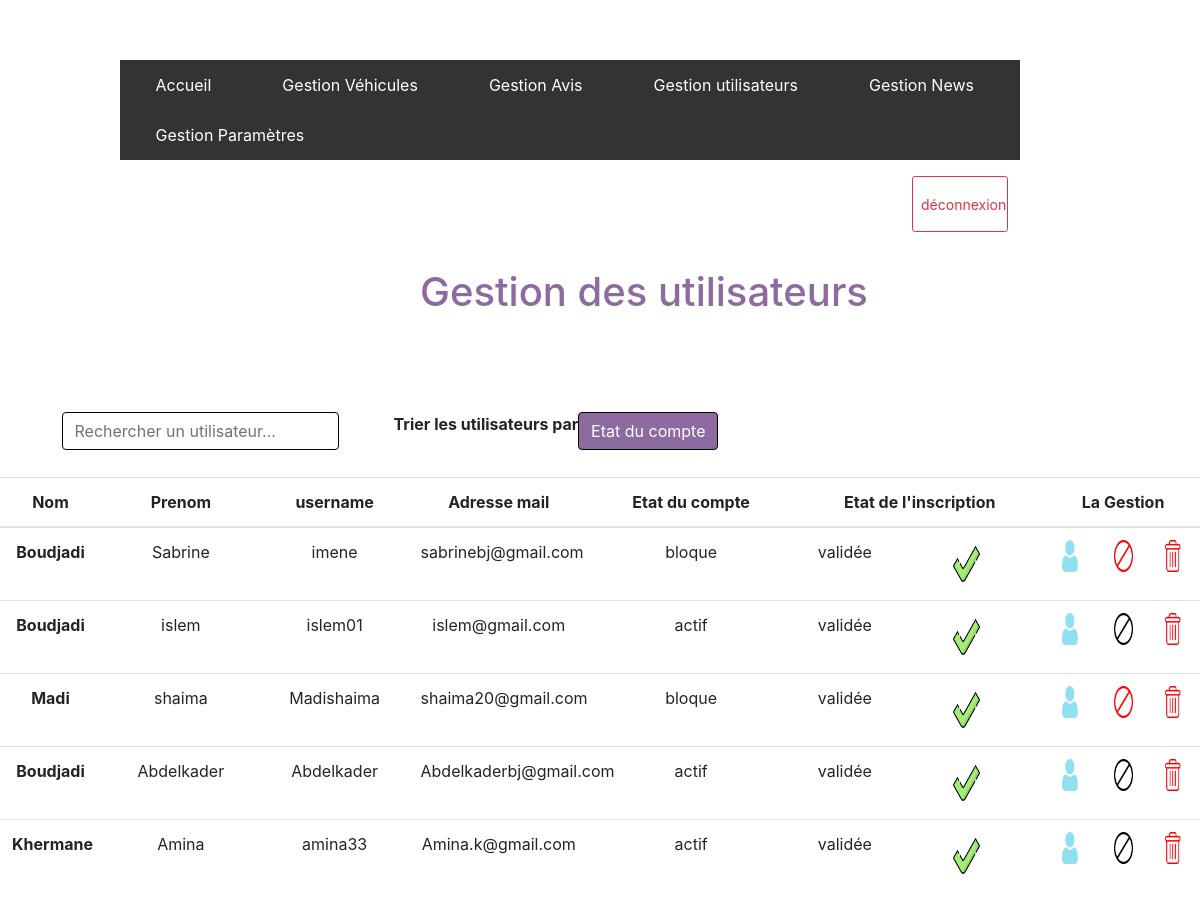
/routers/AdminGestionUser.php (signed in), run on the app's committed database.
### tables this page shows
CREATE TABLE IF NOT EXISTS User(
    idUser int primary key not null auto_increment,
    NomUser varchar(100),
    PrenomUser varchar(100),
    username varchar(100),
    Sexe enum('Feminin', 'Masculin'),
    DateNaissance date,
    Adresse_mail VARCHAR(100),
    MotDePasse VARCHAR(100),
    etat enum('user', 'admin'),
    EtatCompte enum('actif', 'bloque','supprime'),
    InscValide tinyint(1),
    Photo VARCHAR(200)
);

### Controller/AdminUserController.php (called while the page is built, shortened)
<?php
require_once('../Model/LoginModel.php');
require_once '../View/AdminUserView.php';
class AdminUserController{
    public function AfficherTableUser(){
        $LoginModel= new LoginModel();
        $users = $LoginModel ->getAllusers();
        $AdminUserView = new AdminUserView();
        $AdminUserView -> AfficherTabUsers($users);
    }
}
?>

### Model/db.php (called while the page is built, shortened)
<?php
class dbModel {
    public function request($pdo, $query) {
        $stmt = $pdo->prepare($query);
        $stmt->execute();
        return $stmt->fetchAll(PDO::FETCH_ASSOC);
    }
}
?>

### Controller/dbController.php (called while the page is built, shortened)
<?php
require_once '../Model/db.php';
class dbController {
    public function request($pdo, $query) {
        $dbModel = new dbModel();
        return $dbModel->request($pdo, $query);
    }
}
?>

### Model/LoginModel.php (called while the page is built, shortened)
<?php
require_once '../Controller/dbController.php';
class LoginModel{
    public function getAllusers(){
        try {
            $db = new dbController();
            $pdo = $db->connect();
            $users = $db-> request($pdo,"SELECT * FROM User WHERE EtatCompte !='supprime' AND etat = 'user'");
            return $users;
        }catch(Exception $e){
            echo "Erreur" ;
        }
    }
}
?>

### View/AdminUserView.php (the view, shortened to what this page needs)
<?php
require_once '../View/pageAdmin.php';
class AdminUserView extends pageAdmin{
    public function TabUsers($users){
        ?>
        <center>
        <div class="titreLog">
            <h1 style="margin-top: 3%;margin-left: 35%; margin-bottom:4%;color:#8D6A9F;">Gestion des utilisateurs</h1>
        </div>
        </center>
        <div class="table-responsive-md">
         <div class ="row">
            <div class="col-3  mt-5 " style ="margin-left:5%;margin-bottom:2%;">
            <input class="form-control" id="rechercheUserInp" type="text" placeholder="Rechercher un utilisateur..." style ="border:1px solid black;"> </div>
            <div class="col-3  mt-5" style ="margin-left:2%;margin-bottom:2%;">
            <p> <b>Trier les utilisateurs par :</b></p>
            </div>
            <div class="col-3  mt-5" style ="margin-left:-10%;margin-bottom:2%;">
            <input id="etatCompte-filtre"  type="submit"  name = "submit" value="Etat du compte"  class="btn btn-primary filtres mr-4" style="background-color:#8D6A9F; border: 0.1px solid black;"/>
            </div>
        </div>
    </div>
         <table id="tableau-user" class="table table-hover dataTable">
        <thead class="">
          <tr>
            <th scope="col" class="text-center">Nom</th>
            <th scope="col" class="text-center">Prenom</th>
            <th scope="col" class="text-center" >username</th>
            <th scope="col" class="text-center">Adresse mail</th>
            <th scope="col" class="text-center">Etat du compte </th>
            <th scope="col" class="text-center" class="text-center filtres" colspan ="2">Etat de l'inscription </th>
            <th scope="col" class="text-center" colspan="3"> La Gestion </th>
          </tr>
        </thead>
        <tbody>
            <?php
            foreach ($users as $user){
                echo '<tr>';
                echo '<td class="text-center nom-user" style="max-width: 70px;"><b>'.$user['NomUser'].'</b></td>';
                echo '<td class="text-center" style="max-width: 150px;">'.$user['PrenomUser'].'</td>';
                echo '<td class="text-center" style="max-width: 70px;">'.$user['username'].'</td>';
                echo '<td class="text-center" style="max-width: 70px;">'.$user['Adresse_mail'].'</td>';
                echo '<td class="text-center" id="etatCompte" style="max-width: 70px;">'.$user['EtatCompte'].'</td>';
                if ($user['InscValide']== 1) { ?>
                <td class="text-center" style="max-width: 1px; padding-right: 2px;">validée</td>
                <td class="text-center" style="max-width: 2px;">
                <img src="../Icons/check-5.png" style="width: 20%; height: 6vh;" alt="inscription valide"></td>
            <?php
            }
                ?>
               <td class="text-center" style="max-width: 6px;">
                    <a href="../routers/AfficherProfilFromAdmin.php?idUser=<?php echo $user['idUser']; ?>">
                        <img src="../Icons/user.png" style="width: 70%; height: 4vh;" alt="Accéder au Profil">
                    </a>
                </td>
                <td class="text-center" style="max-width: 6px;">
                <?php if ($user['EtatCompte'] == "bloque") { ?>
                    <button class="blockbutt" data-user-id="<?php echo $user['idUser']; ?>" style="background:none; border: none; cursor: pointer;padding: 0;" onclick="Debloquer('<?php echo $user['idUser']; ?>')">
                        <img src="../Icons/blocked-2.png" style="width: 70%; height: 4vh;" alt="debloquer user">
                    </button>
                <?php } else { ?>
                    <button class="blockbutt" data-user-id="<?php echo $user['idUser']; ?>" style="background:none; border: none; cursor: pointer;padding: 0;" onclick="Bloquer('<?php echo $user['idUser']; ?>')">
                        <img src="../Icons/blocked.png" style="width: 70%; height: 4vh;" alt="bloquer user">
                    </button>
                <?php } ?>
                </td>
                <td class="text-center" style="max-width: 6px;">
                    <a href="../routers/AdminGestionUser.php?idUserSuppr=<?php echo $user['idUser']; ?>">
                        <img src="../Icons/delete.png" style="width: 70%; height: 4vh;" alt="supprimer user">
                    </a>
                </td>
                </tr>
               <?php
            }
            ?>
        </tbody>
      </table>
        <link rel="stylesheet" type="text/css" href="https://cdn.datatables.net/v/bs4/dt-1.11.5/datatables.min.css"/>
        <?php
    }
    public function AfficherTabUsers($users){
        $this->TabUsers($users);
    }
}
?>

### code.css (style rules this page uses)
.titreLog { display: flex; align-items: center; }

### data on the page
user: NomUser "Boudjadi", PrenomUser "Sabrine", username "imene", Adresse_mail "sabrinebj@gmail.com", EtatCompte "bloque", InscValide 1 (drawn)
user: NomUser "Boudjadi", PrenomUser "islem", username "islem01", Adresse_mail "islem@gmail.com", EtatCompte "actif", InscValide 1 (drawn)
user: NomUser "Madi", PrenomUser "shaima", username "Madishaima", Adresse_mail "shaima20@gmail.com", EtatCompte "bloque", InscValide 1 (drawn)
user: NomUser "Boudjadi", PrenomUser "Abdelkader", username "Abdelkader", Adresse_mail "Abdelkaderbj@gmail.com", EtatCompte "actif", InscValide 1 (drawn)
user: NomUser "Khermane", PrenomUser "Amina", username "amina33", Adresse_mail "Amina.k@gmail.com", EtatCompte "actif", InscValide 1 (drawn)
